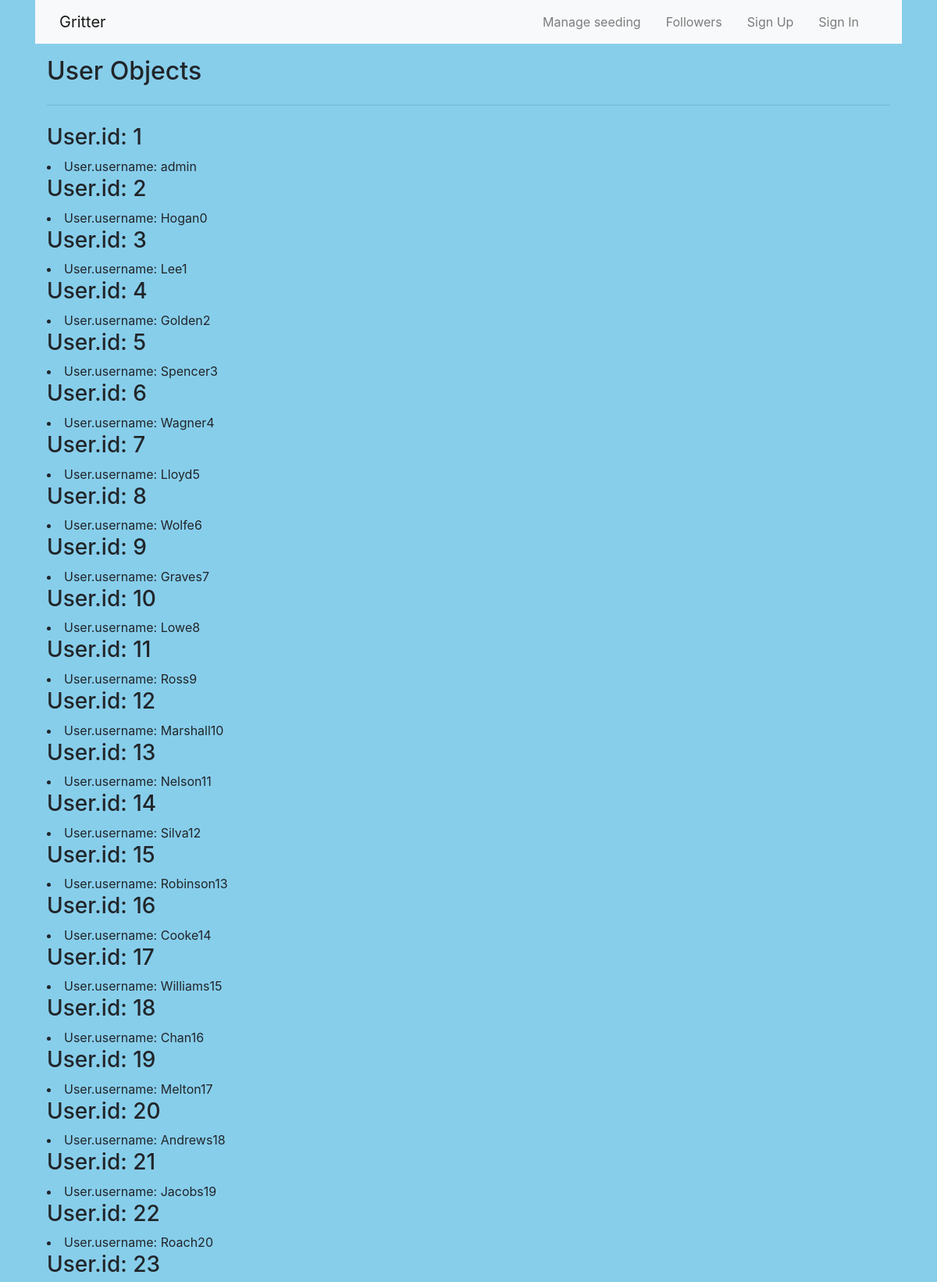
Screenshot of /list_users (upper part) with the database file from the repository.
### project/models.py (models this page shows, shortened)
class User(UserMixin, db.Model):
    id = db.Column(db.Integer, primary_key=True)
    username = db.Column(db.String(50), unique=True, nullable=False)
    password = db.Column(db.String(128), nullable=False)
    email = db.Column(db.String(100), unique=True, nullable=False)
    posts = db.relationship('Post', backref ='author', lazy='dynamic')
    followed = db.relationship(
        'User', secondary=followers,
        primaryjoin=(followers.c.follower_id == id),
        secondaryjoin=(followers.c.followed_id == id),
        backref=db.backref('followers', lazy='dynamic'), lazy='dynamic')

### project/routes.py (the view)
@app.route('/list_users', methods=['GET'])
def list_users():
    users = User.query.all()
    return render_template('users.html', users=users)

### project/templates/users.html
{% extends "layout.html" %}
{% block content %}
    <div class="container">
        <h2> User Objects </h2>
        <hr class="my-4">
        <div>
            {% for user in users %}
                <h3>User.id: {{ user.id }}</h3>
                <li>User.username: {{ user.username }}</li>
            {% endfor %}
        </div>
    </div>
{% endblock content %}

### project/templates/layout.html (shortened to what this page needs)
<!DOCTYPE html>
<html>
	<head>
    {% block head %}
        <link rel="stylesheet" href="https://cdn.jsdelivr.net/npm/bootstrap@4.5.3/dist/css/bootstrap.min.css">
		<link rel="stylesheet" href="{{ url_for('static', filename='style.css') }}" />
    {% endblock %}
	</head>
	<body text="#2d7051">
        <div class="container">
            <nav class="navbar navbar-expand-md bg-light navbar-light fixed-left">
              <div class="container">
                {% if current_user.is_anonymous  %}
                <a class="navbar-brand mr-4" href="{{ url_for('home') }}">Gritter</a>
                {% else %}
                <a class="navbar-brand mr-4" href="{{ url_for('user_home') }}">Gritter</a>
                {% endif %}
                <div class="collapse navbar-collapse" id="navbarToggle">
                  <div class="navbar-nav ml-auto">
                    <a class="nav-item nav-link mr-3 ml-auto" href="{{ url_for('manage_seeding') }}">Manage seeding</a>
                    <a class="nav-item nav-link mr-3 ml-auto" href="{{ url_for('user', username=username) }}">Followers</a>
                    {% if current_user.is_anonymous  %}
                    <a class="nav-item nav-link mr-3 ml-auto" href="{{ url_for('signup') }}">Sign Up</a>
                    <a class="nav-item nav-link mr-3 ml-auto" href="{{ url_for('signin') }}">Sign In</a>
                    {% else %}
                    <a class="nav-item nav-link mr-3 ml-auto" href="{{ url_for('signout') }}">Sign Out</a>
                    {% endif %}
                  </div>
                </div>
              </div>
            </nav>
        </div>
        <div class="container pt-2">
        <div class="container pt-2">
        </div>
        {% block content %}
        {% endblock %}
	</body>
</html>

### project/static/styles/style.css (style rules this page uses)
body { background-color: #87CEEB; }

### rows the page displays
User: id "1", username "admin"
User: id "2", username "Hogan0"
User: id "3", username "Lee1"
User: id "4", username "Golden2"
User: id "5", username "Spencer3"
User: id "6", username "Wagner4"
User: id "7", username "Lloyd5"
User: id "8", username "Wolfe6"
User: id "9", username "Graves7"
User: id "10", username "Lowe8"
User: id "11", username "Ross9"
User: id "12", username "Marshall10"
User: id "13", username "Nelson11"
User: id "14", username "Silva12"
User: id "15", username "Robinson13"
User: id "16", username "Cooke14"
User: id "17", username "Williams15"
User: id "18", username "Chan16"
User: id "19", username "Melton17"
User: id "20", username "Andrews18"
User: id "21", username "Jacobs19"
User: id "22", username "Roach20"
User: id "23"
